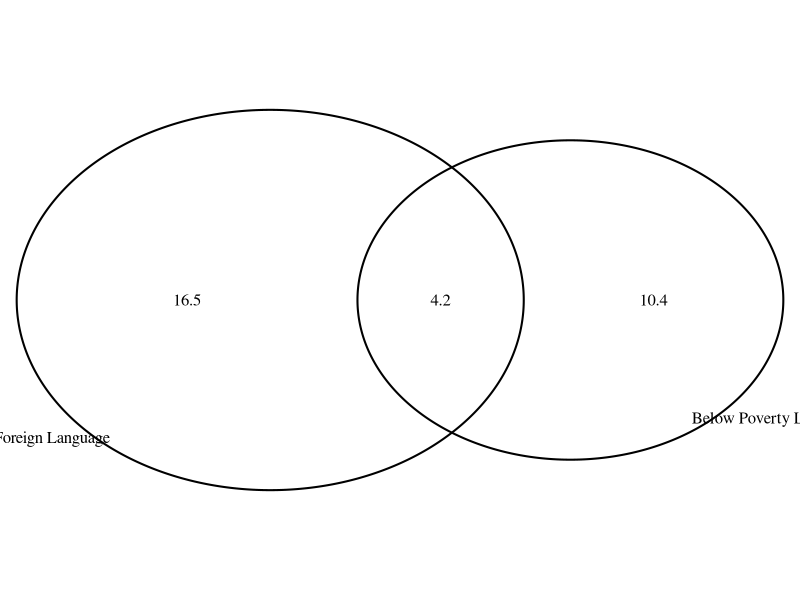
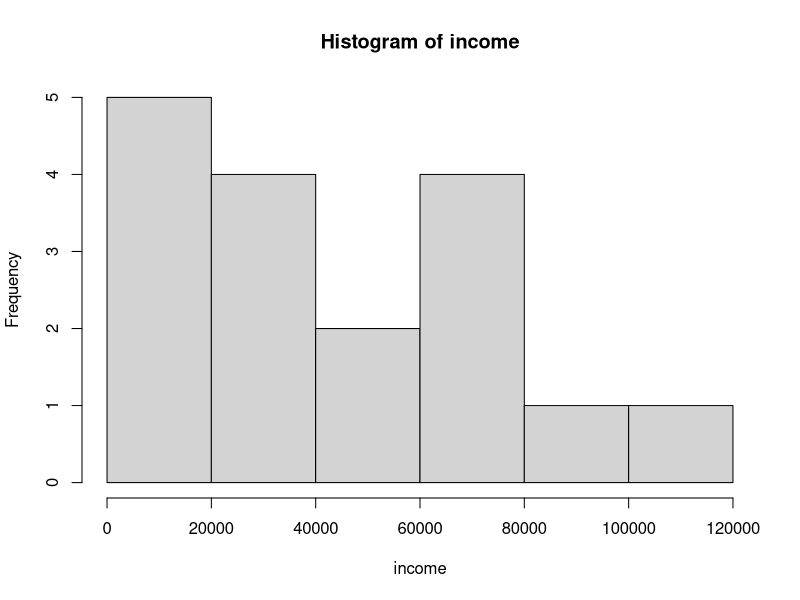

These charts were generated, in order, by the following R code:
## ---- chunk 1
knitr::opts_chunk$set(echo = TRUE)
## ---- chunk 2

library(VennDiagram)
venn.plot <- draw.pairwise.venn(area1      = 14.6,
                                area2      = 20.7,
                                cross.area = 4.2,
                                category   = c("Below Poverty Line", "Foreign Language"))
## ---- chunk 3
income <- c(1,9999,10000,14999,15000,24999,25000,34999,35000,49999,50000,64999,65000,74999,75000,99999,100001)
income <- as.numeric(income)
hist(income)
